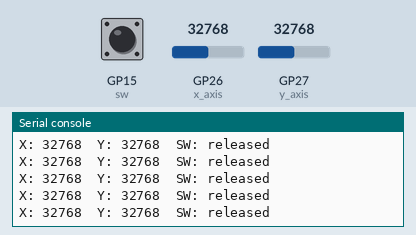
The program below on a simulated Raspberry Pi Pico running MicroPython. Shown: the last lines printed to the serial console. The test bench sets the inputs (shaded band); at power-on: GP15 (sw) HIGH, GP26 (x_axis) = 32768, GP27 (y_axis) = 32768 (analog values on the 0–65535 scale).

Above: at 1.2 s.
1.3 s: GP15 (sw) pulled LOW for 0.15 s
At 1.31 s:
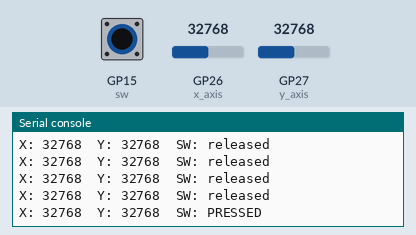
2.9 s: GP26 (x_axis) set to 45874
At 2.92 s:
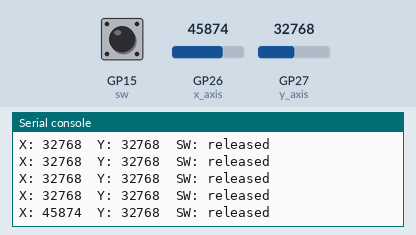
4.4 s: GP27 (y_axis) set to 45874
At 4.43 s:
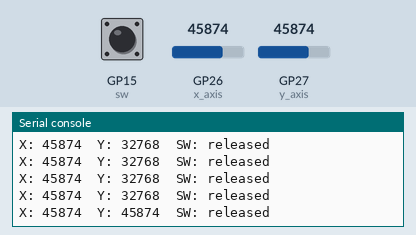
5.9 s: GP15 (sw) pulled LOW for 1 s
At 5.93 s:
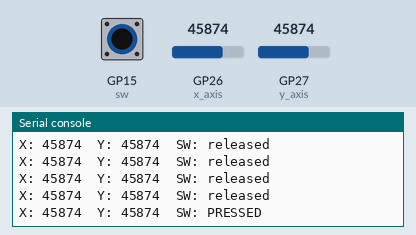
8.4 s: GP26 (x_axis) set to 57670
At 8.44 s:
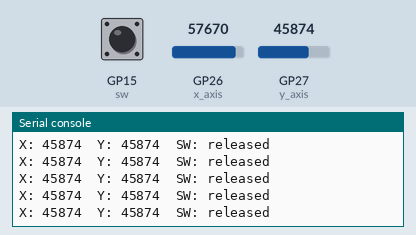
9.9 s: GP27 (y_axis) set to 57670
At 9.95 s:
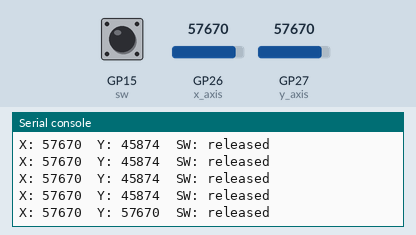
Timing chart, 0 to 12.4 s (numbered marks = the images above; inputs shaded):
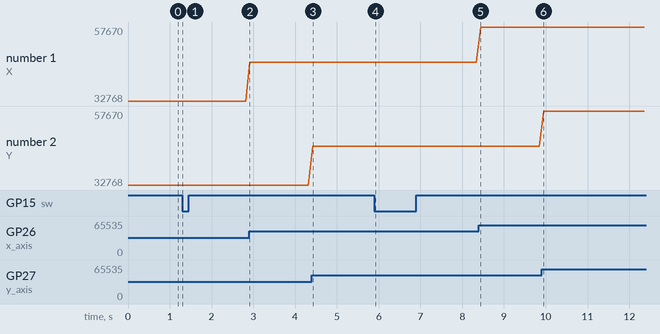

Measured:
- after the input at 1.3 s, the serial console: prints a new line at once (image 1)
- after the input at 2.9 s, the serial console: prints a new line at once (image 2)
- after the input at 4.4 s, the serial console: prints a new line at once (image 3)
- after the input at 5.9 s, the serial console: prints a new line at once (image 4)
- after the input at 9.9 s, the serial console: prints a new line after 0.05 s (image 6)
- plotted number 1: 32768 → 45874 after the input at 2.9 s, 45874 → 57670 after the input at 8.4 s

The program:

example.py
```python
# MicroPython example for a Pico: reads 16-bit ADC values for X and Y and the switch state, printing them periodically over the REPL/serial connection.
#
# Buy this module: https://shillehtek.com/products/ky-023-dual-axis-joystick-module-ps2-analog-sensor-for-arduino
# Full manual: https://shillehtek.com/blogs/shillehtek-product-manuals/ky-023-dual-axis-joystick-module-ps2-analog-sensor-for-arduino-manual
# More examples: https://github.com/shillehbean/shillehtek-examples
#

# KY-023 on Raspberry Pi Pico (MicroPython)
# VRX -> GP26, VRY -> GP27, SW -> GP15, +5V -> 3V3, GND -> GND

from machine import ADC, Pin
import time

x_axis = ADC(Pin(26))
y_axis = ADC(Pin(27))
sw     = Pin(15, Pin.IN, Pin.PULL_UP)

while True:
    # 16-bit values (0 - 65535)
    x = x_axis.read_u16()
    y = y_axis.read_u16()
    btn = "PRESSED" if sw.value() == 0 else "released"
    print("X:", x, " Y:", y, " SW:", btn)
    time.sleep(0.1)
```
